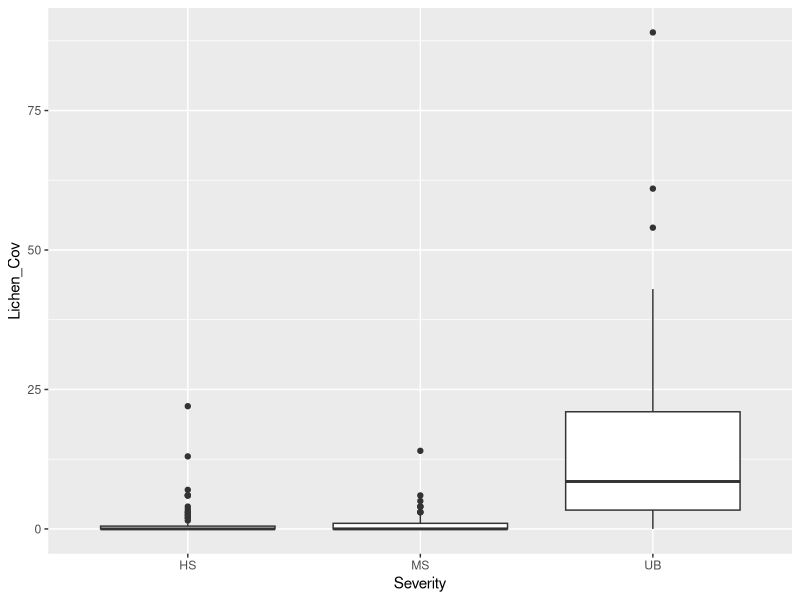
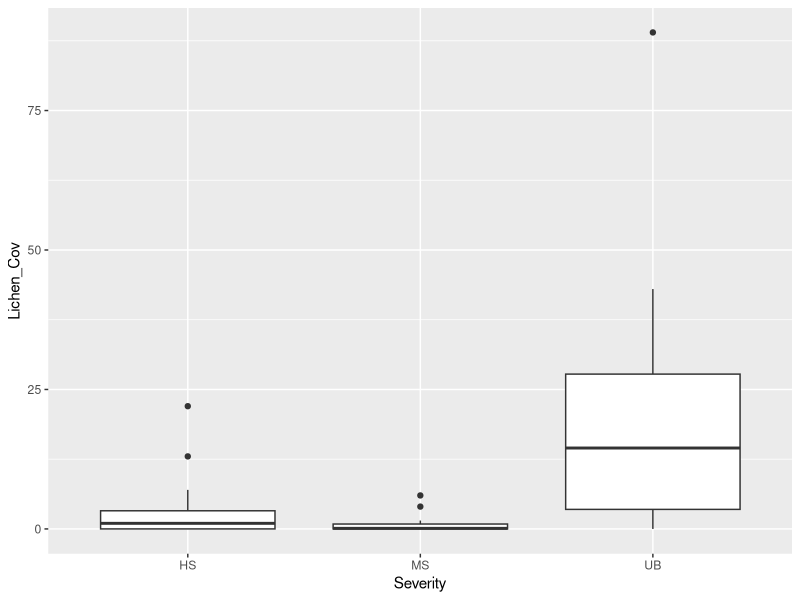
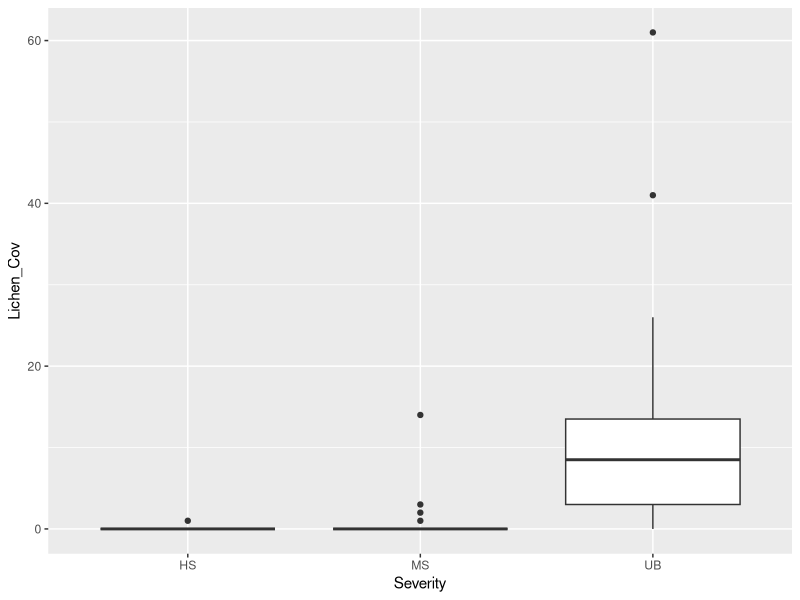
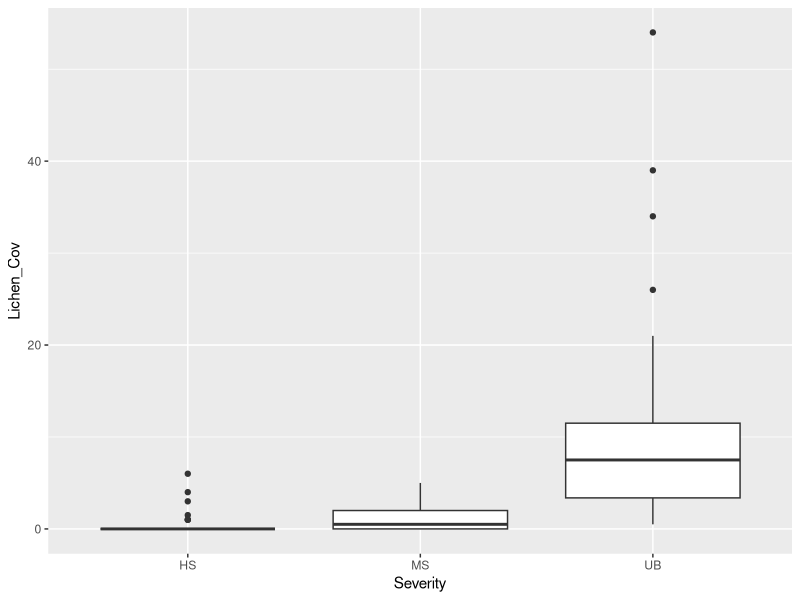

Here is the R script that generated these plots, in order:
library(dplyr)
library(ggplot2)

#load in lichen dataset

lichen<- read.csv("Lichen.csv")
lichen$Severity <- trimws(lichen$Severity) #one site had space after HS label

##PERCENT COVER  -- percent cover of caribou lichens in a 1x1m plot 
#______________________________________________________________________________#

#grouping lichen percent cover data by site and severity classes - using a grouped mean across entire site
#maybe not helpful
lichen.grouped<- lichen %>%
  group_by(Site, Severity) %>%
  summarise(Mean_Cov = mean(Lichen_Cov))

#subsetting lichen percent cover data by fire year 

LichenCov_80s<- lichen %>%
  filter(Site %in% c("87", "SL85"))

LichenCov_2012<- lichen %>%
  filter(Site %in% c("NL12", "TK12", "HL12"))

LichenCov_2023<-lichen %>%
  filter(Site %in% c("NL23", "VC23", "HL23"))


#trying plotting from raw dataset so as to not erase alllll variation lol

LichenCov_all<- ggplot(lichen, aes(x=Severity, y=Lichen_Cov))+geom_boxplot()
LichenCov_all 

LichenCov_Plot_80s<- ggplot(LichenCov_80s, aes(x=Severity, y=Lichen_Cov))+geom_boxplot()
LichenCov_Plot_80s

LichenCov_Plot_2012<- ggplot(LichenCov_2012, aes(x=Severity, y=Lichen_Cov))+geom_boxplot()
LichenCov_Plot_2012

LichenCov_Plot_2023<- ggplot(LichenCov_2023, aes(x=Severity, y=Lichen_Cov))+geom_boxplot()
LichenCov_Plot_2023

#VOLUME - incorporating height into the mix.... goal is to get total volume per plot
#______________________________________________________________________________#

lichen.grouped<- lichen %>%
  group_by(Site, Severity) %>%
  summarise(across(c(Lichen_H1, Lichen_H2, Lichen_H3), mean, na.rm=TRUE))
